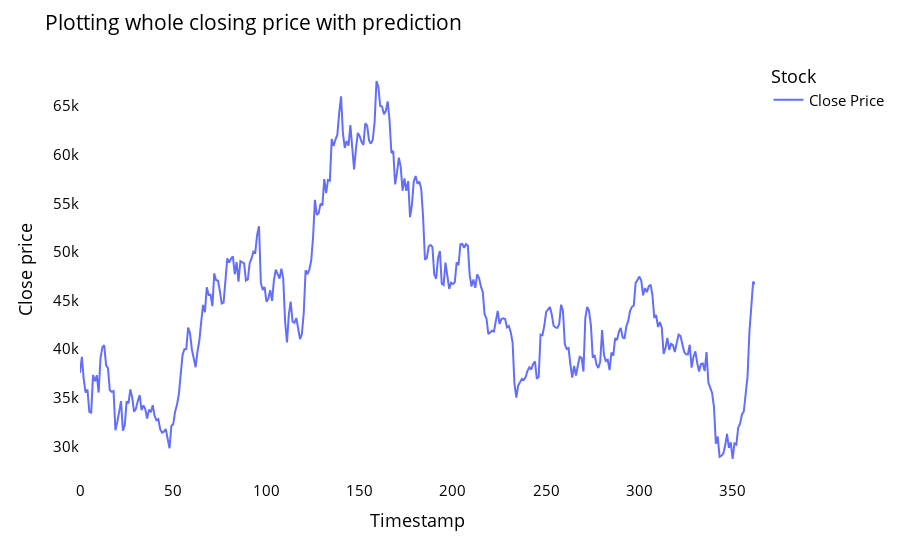

Source (notebook cell):
### Code cell
my_model=closedf.tolist()
my_model.extend((np.array(lst_output).reshape(-1,1)).tolist())
my_model=scaler.inverse_transform(my_model).reshape(1,-1).tolist()[0]

names = cycle(['Close Price'])

fig = px.line(my_model,labels={'value': 'Close price','index': 'Timestamp'})
fig.update_layout(title_text='Plotting whole closing price with prediction',
                  plot_bgcolor='white', font_size=15, font_color='black',legend_title_text='Stock')
fig.for_each_trace(lambda t:  t.update(name = next(names)))
fig.update_xaxes(showgrid=False)
fig.update_yaxes(showgrid=False)
fig.show()

### Figure 1 — Plotly figure (JSON) as saved in the notebook; plotly's stock layout.template omitted (floating-point values rounded to 4 significant figures; data arrays with more than 128 entries replaced by an {"elided": "..."} marker saying what was removed)
{"data": [{"hovertemplate": "variable=0<br>Timestamp=%{x}<br>Close price=%{y}<extra></extra>", "legendgroup": "0", "line": {"color": "#636efa", "dash": "solid"}, "marker": {"symbol": "circle"}, "mode": "lines", "name": "Close Price", "orientation": "v", "showlegend": true, "type": "scatter", "x": {"elided": "363 int values"}, "xaxis": "x", "y": {"elided": "363 float values"}, "yaxis": "y"}], "layout": {"font": {"color": "black", "size": 15}, "legend": {"title": {"text": "Stock"}, "tracegroupgap": 0}, "margin": {"t": 60}, "plot_bgcolor": "white", "title": {"text": "Plotting whole closing price with prediction"}, "xaxis": {"anchor": "y", "domain": [0, 1], "showgrid": false, "title": {"text": "Timestamp"}}, "yaxis": {"anchor": "x", "domain": [0, 1], "showgrid": false, "title": {"text": "Close price"}}}}
